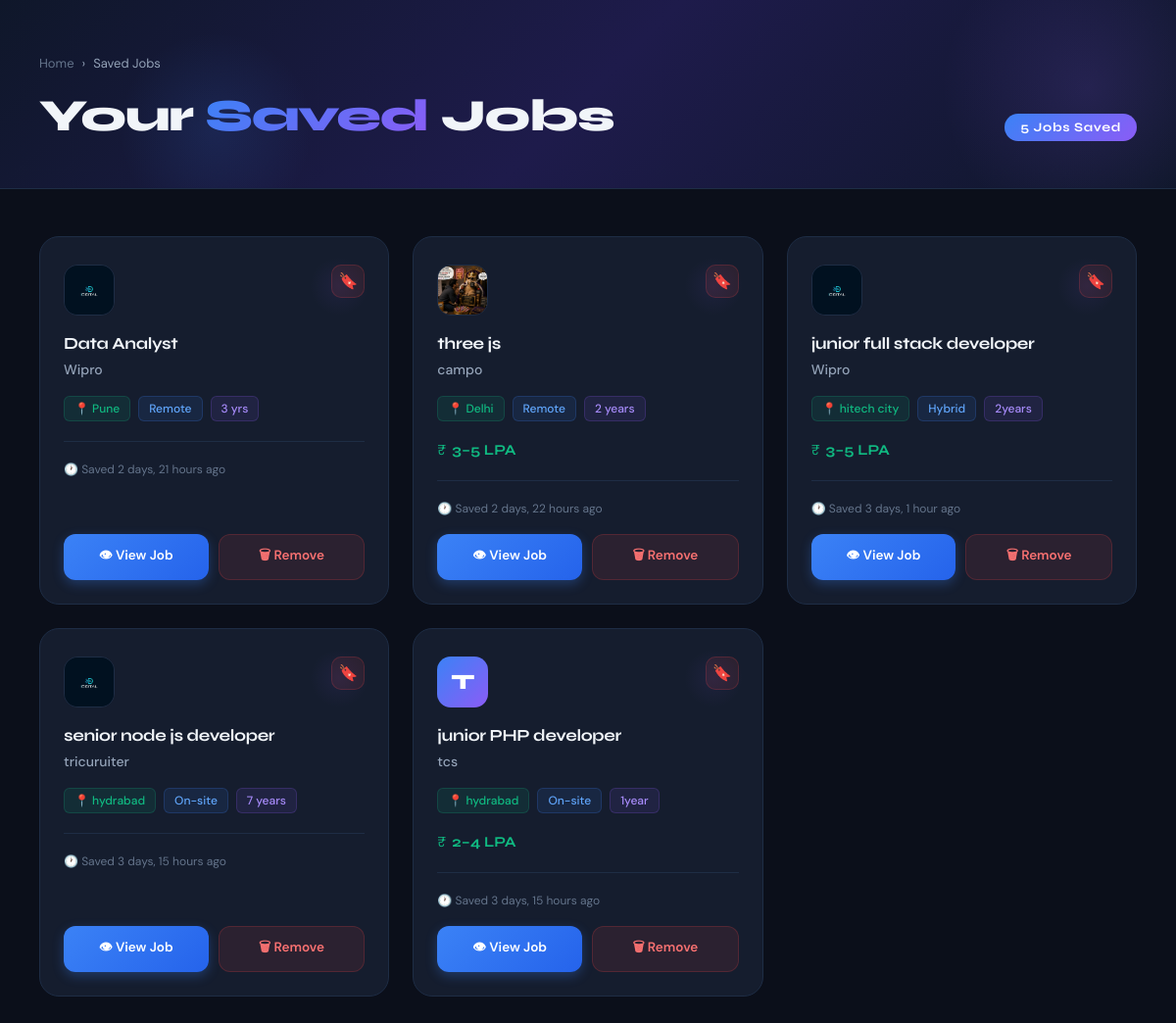
The app's page /saved-jobs/ (signed in) with its own data.
### core/models.py (models this page shows, shortened)
class SavedJob(models.Model):
    user     = models.ForeignKey(User, on_delete=models.CASCADE)
    job      = models.ForeignKey(Job, on_delete=models.CASCADE)
    saved_at = models.DateTimeField(auto_now_add=True)
    class Meta:
        unique_together = ('user', 'job')

class Job(models.Model):
    JOB_TYPE_CHOICES = (
        ('Remote',  'Remote'),
        ('On-site', 'On-site'),
        ('Hybrid',  'Hybrid'),
    )
    CATEGORY_CHOICES = (
    ('IT', 'IT'),
    ('Sales', 'Sales'),
    ('HR', 'HR'),
    ('General', 'General'),
    ('Finance & Accounting', 'Finance & Accounting'),
    ('Marketing', 'Marketing'),
)
    EDUCATION_CHOICES = [
        ("PG",    "Any Postgraduate"),
        ("MBA",   "MBA/PGDM"),
        ("GRAD",  "Any Graduate"),
        ("BTECH", "B.Tech/B.E."),
        ("DIP",   "Diploma"),
        ("12TH",  "12th Pass"),
    ]
    POSTED_BY_CHOICES = [
        ("COMPANY",     "Company Jobs"),
        ("CONSULTANT",  "Consultant Jobs"),
    ]
    INDUSTRY_CHOICES = [
        ("IT",      "IT Services & Consulting"),
        ("RECRUIT", "Recruitment / Staffing"),
        ("EDU",     "Education / Training"),
        ("BPO",     "BPM / BPO"),
        ("HEALTH",  "Healthcare"),
        ("BFSI",    "BFSI"),
        ("RETAIL",  "Retail"),
    ]
    COMPANY_TYPE_CHOICES = (
        ('MNC',     'MNC'),
        ('Startup', 'Startup'),
        ('Product', 'Product'),
        ('Unicorn', 'Unicorn'),
    )
    STATUS_CHOICES = (
        ('active', 'Active'),
        ('closed', 'Closed'),
        ('draft', 'Draft'),
    )
    JOB_TYPES = (
        ('full_time', 'Full Time'),
        ('part_time', 'Part Time'),
        ('internship', 'Internship'),
    )
    title         = models.CharField(max_length=200)
    company       = models.CharField(max_length=200)
    experience    = models.CharField(max_length=50)
    min_salary    = models.IntegerField(null=True, blank=True)
    max_salary    = models.IntegerField(null=True, blank=True)
    location      = models.CharField(max_length=100)
    work_mode     = models.CharField(max_length=50, choices=JOB_TYPE_CHOICES)
    skills        = models.CharField(max_length=300)
    conditions    = models.CharField(max_length=300, default="Hands-on projects • Paper writing • Coding explanation")
    logo          = models.ImageField(upload_to='logos/', blank=True, null=True)
    role_category = models.CharField(max_length=100)
    duration      = models.CharField(max_length=50, blank=True, null=True)
    education     = models.CharField(max_length=50, choices=EDUCATION_CHOICES)
    posted_by     = models.CharField(max_length=20, choices=POSTED_BY_CHOICES, default="COMPANY")
    industry      = models.CharField(max_length=100, blank=True)
    category      = models.CharField(max_length=100, choices=CATEGORY_CHOICES, default='General')
    company_type  = models.CharField(max_length=50, choices=COMPANY_TYPE_CHOICES, default='MNC')
    is_sponsored  = models.BooleanField(default=False)
    is_featured   = models.BooleanField(default=False)
    created_at    = models.DateTimeField(auto_now_add=True)
    rating        = models.DecimalField(max_digits=2, decimal_places=1, default=3.5)
    review_count  = models.IntegerField(default=0)
    description   = models.TextField(blank=True, null=True)
    employer      = models.ForeignKey(User, on_delete=models.CASCADE, null=True, blank=True)
    views         = models.IntegerField(default=0)
    is_active = models.BooleanField(default=True)
    company_name = models.CharField(max_length=100,null=True, blank=True)
    job_type = models.CharField(
        max_length=20,
        choices=JOB_TYPES
    )
    status = models.CharField(
        max_length=20,
        choices=STATUS_CHOICES,
        default='active'
    )
    NATURE_OF_BUSINESS_CHOICES = (
    ('B2B',  'B2B'),
    ('B2C',  'B2C'),
    ('SaaS', 'SaaS'),
    ('D2C',  'D2C'),
    ('PaaS', 'PaaS'),
    )
    DEPARTMENT_CHOICES = (
    ('Sales & Business Development', 'Sales & Business Development'),
    ('Engineering - Software & QA',  'Engineering - Software & QA'),
    ('Marketing & Communication',    'Marketing & Communication'),
    ('Human Resources',              'Human Resources'),
    ('Finance & Accounting',         'Finance & Accounting'),
    ('Operations',                   'Operations'),
    )
    nature_of_business = models.CharField(
    max_length=10,
    choices=NATURE_OF_BUSINESS_CHOICES,
    blank=True,
    null=True,
    )
    department = models.CharField(
    max_length=100,
    choices=DEPARTMENT_CHOICES,
    blank=True,
    null=True,
    )

### core/views.py (the view)
    def wrapper(request, *args, **kwargs):
        if not request.user.is_authenticated:
            messages.error(request, "❌ Please login first.")
            return redirect('login')
        try:
            profile = request.user.userprofile
        except:
            messages.error(request, "❌ Profile not found.")
            return redirect('login')
        if profile.role != 'candidate':
            messages.error(request, "❌ This page is for candidates only.")
            return redirect('employer_dashboard')
        return view_func(request, *args, **kwargs)

### core/views.py (called while the page is built)
def candidate_required(view_func):
    def wrapper(request, *args, **kwargs):
        if not request.user.is_authenticated:
            messages.error(request, "❌ Please login first.")
            return redirect('login')
        try:
            profile = request.user.userprofile
        except:
            messages.error(request, "❌ Profile not found.")
            return redirect('login')
        if profile.role != 'candidate':
            messages.error(request, "❌ This page is for candidates only.")
            return redirect('employer_dashboard')
        return view_func(request, *args, **kwargs)
    wrapper.__name__ = view_func.__name__
    return wrapper

@candidate_required
def saved_jobs_page(request):
    saved = SavedJob.objects.filter(user=request.user).select_related('job').order_by('-saved_at')
    return render(request, 'core/saved_jobs.html', {'saved_jobs': saved})

### core/templates/core/saved_jobs.html (shortened to what this page needs)
<!DOCTYPE html>
<html lang="en">
<head>
</head>
<body>
<div class="page-header">
    <div class="header-inner">
        <div class="breadcrumb">
            <a href="{% url 'index' %}">Home</a>
            <span>›</span>
            <span>Saved Jobs</span>
        </div>
        <div class="header-title-row">
            <h1 class="page-title">
                Your <span>Saved</span> Jobs
            </h1>
            {% if saved_jobs %}
                <div class="count-badge">
                    {{ saved_jobs|length }} Job{% if saved_jobs|length != 1 %}s{% endif %} Saved
                </div>
            {% endif %}
        </div>
    </div>
</div>
<div class="container">
    <div class="jobs-grid">
        {% if saved_jobs %}
            {% for item in saved_jobs %}
            <div class="job-card">
                <div class="card-top">
                    {% if item.job.logo %}
                        <div class="company-logo">
                            <img src="{{ item.job.logo.url }}" alt="{{ item.job.company }}">
                        </div>
                    {% else %}
                        <div class="logo-placeholder">
                            {{ item.job.company|first|upper }}
                        </div>
                    {% endif %}
                    <div class="saved-icon" title="Saved">🔖</div>
                </div>
                <div class="job-title">{{ item.job.title }}</div>
                <div class="company-name">{{ item.job.company }}</div>
                <div class="tags-row">
                    {% if item.job.location %}
                        <span class="tag tag-loc">📍 {{ item.job.location }}</span>
                    {% endif %}
                    {% if item.job.work_mode %}
                        <span class="tag tag-mode">{{ item.job.work_mode }}</span>
                    {% endif %}
                    {% if item.job.experience %}
                        <span class="tag tag-exp">{{ item.job.experience }}</span>
                    {% endif %}
                </div>
                {% if item.job.min_salary or item.job.max_salary %}
                <div class="salary-row">
                    <span class="salary-icon">₹</span>
                    <span class="salary-text">
                        {% if item.job.min_salary and item.job.max_salary %}
                            {{ item.job.min_salary }}–{{ item.job.max_salary }} LPA
                        {% elif item.job.min_salary %}
                            {{ item.job.min_salary }}+ LPA
                        {% else %}
                            Upto {{ item.job.max_salary }} LPA
                        {% endif %}
                    </span>
                </div>
                {% endif %}
                <div class="card-divider"></div>
                <div class="saved-date">
                    🕐 Saved {{ item.saved_at|timesince }} ago
                </div>
                <div class="job-actions">
                    <a href="{% url 'job_detail' item.job.id %}" class="btn view-btn">
                        👁 View Job
                    </a>
                    <a href="{% url 'remove_saved_job' item.id %}" class="btn remove-btn">
                        🗑 Remove
                    </a>
                </div>
            </div>
            {% endfor %}
        {% endif %}
    </div>
</div>
</body>
</html>

### records on screen
SavedJob: job.logo (picture), job "Data Analyst", job.company "Wipro", job.location "Pune", job.work_mode "Remote", job.experience "3 yrs", saved_at "2 days, 21 hours"
SavedJob: job.logo (picture), job "three js", job.company "campo", job.location "Delhi", job.work_mode "Remote", job.experience "2 years", job.min_salary "3", job.max_salary "5", saved_at "2 days, 22 hours"
SavedJob: job.logo (picture), job "junior full stack developer", job.company "Wipro", job.location "hitech city", job.work_mode "Hybrid", job.experience "2years", job.min_salary "3", job.max_salary "5", saved_at "3 days, 1 hour"
SavedJob: job.logo (picture), job "senior node js developer", job.company "tricuruiter", job.location "hydrabad", job.work_mode "On-site", job.experience "7 years", saved_at "3 days, 15 hours"
SavedJob: job.company|first "T", job "junior PHP developer", job.company "tcs", job.location "hydrabad", job.work_mode "On-site", job.experience "1year", job.min_salary "2", job.max_salary "4", saved_at "3 days, 15 hours"

### other values on screen
{{ saved_jobs|length }} "5"
